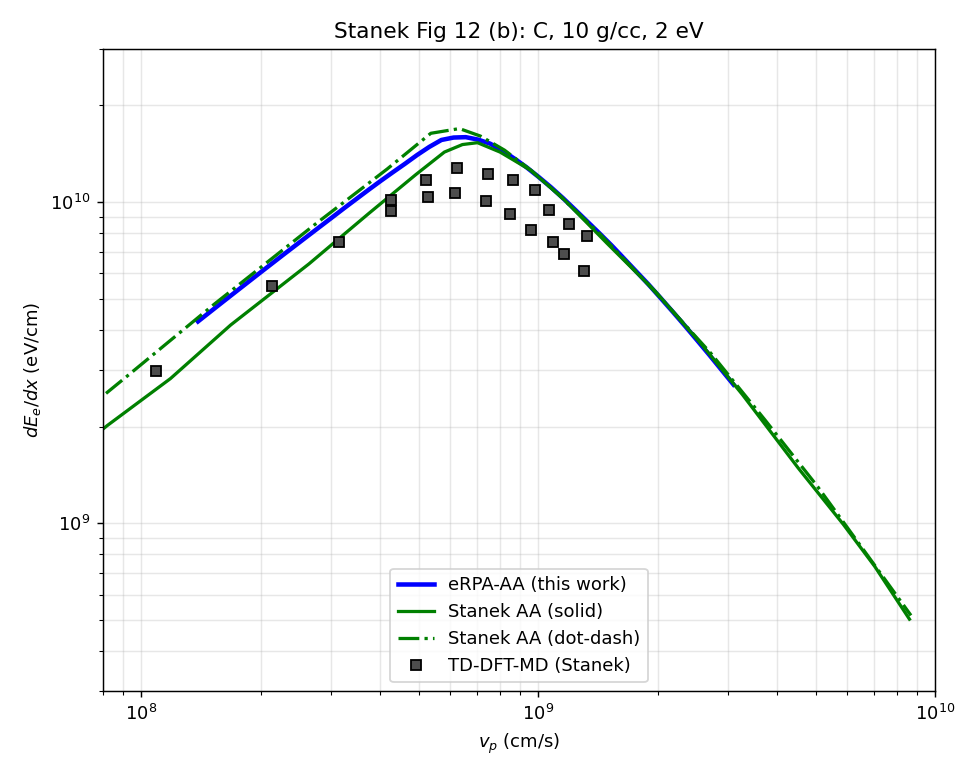

Recreate this plot in Python.
"""
exp_stanek_C_AA.py -- carbon (10 g/cc, 2 eV) detail panel from Stanek 2024 Fig 12:
overlay our eRPA-AA on BOTH the TD-DFT-MD reference points and Stanek's own two
average-atom (AA) curves.

All three datasets are on the figure's vp [cm/s] axis (the AA curves were
re-digitized directly against the vp axis; an earlier digitization had picked up
the secondary energy/u axis).  No transform is applied.

Takeaway: our independent eRPA-AA peak (1.59e10) lands between Stanek's two AA
curves (solid 1.53e10, dot-dash 1.69e10), all ~19-32% above the TD-DFT-MD data at
the Bragg peak; the three average-atom high-velocity tails converge on the shared
Bethe limit.
"""
import numpy as np
import matplotlib
matplotlib.use('Agg')
import matplotlib.pyplot as plt

NA = 6.022e23
VP = lambda E_amu: 1.389e9 * np.sqrt(E_amu)           # cm/s from MeV/amu

# our eRPA-AA model
d = np.loadtxt('/tmp/bench_C1/dedx_nuc.dat', comments='#')
n = 10.0 / 12.011 * NA
vp_m = VP(d[:, 0]); dedx_m = d[:, 1] * 1e-15 * n

td = np.loadtxt('data/refs/Stanek_fig12_C.csv', delimiter=',')
aa_s = np.loadtxt('data/refs/Stanek_fig12_C_AA_solid.csv', delimiter=',')
aa_d = np.loadtxt('data/refs/Stanek_fig12_C_AA_dotdash.csv', delimiter=',')

fig, ax = plt.subplots(figsize=(7.5, 6))
ax.loglog(vp_m, dedx_m, 'b-', lw=2.5, label='eRPA-AA (this work)')
ax.loglog(aa_s[:, 0], aa_s[:, 1], 'g-', lw=1.8, label='Stanek AA (solid)')
ax.loglog(aa_d[:, 0], aa_d[:, 1], 'g-.', lw=1.8, label='Stanek AA (dot-dash)')
ax.loglog(td[:, 0], td[:, 1], 'ks', ms=6, mfc='0.3', label='TD-DFT-MD (Stanek)')
ax.set_xlim(8e7, 1e10); ax.set_ylim(3e8, 3e10)
ax.set_xlabel(r'$v_p$ (cm/s)'); ax.set_ylabel(r'$dE_e/dx$ (eV/cm)')
ax.set_title('Stanek Fig 12 (b): C, 10 g/cc, 2 eV')
ax.legend(fontsize=10, loc='lower center'); ax.grid(alpha=.3, which='both')
fig.tight_layout()
fig.savefig('exp_stanek_C_AA.pdf'); fig.savefig('exp_stanek_C_AA.png', dpi=130)
print('wrote exp_stanek_C_AA.pdf / .png\n')

# peak comparison + ratio to TD-DFT-MD
pk = {'eRPA-AA (ours)': dedx_m.max(),
      'Stanek AA solid': aa_s[:, 1].max(),
      'Stanek AA dotdash': aa_d[:, 1].max(),
      'TD-DFT-MD': td[:, 1].max()}
print(' %-20s  peak dEdx (eV/cm)   /TD-DFT-MD' % 'model')
for k, v in pk.items():
    print('  %-20s  %.3e        %.2f' % (k, v, v / pk['TD-DFT-MD']))
